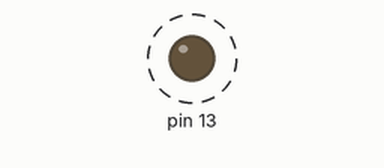
This sketch was run on a simulated Arduino Uno, built with avr-gcc and run on an emulated ATmega328P. On the bench: output pins drawn as LEDs (lit = HIGH). Dashed ring = blinking.

Above: at 0.5 s.
Timing chart, 0 to 4.7 s (numbered marks = the images above):
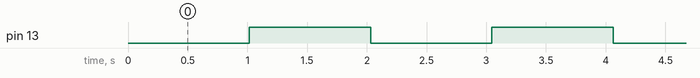

The sketch:

Clock.ino
```cpp
int A=31, B;
void setup()
{
    pinMode(13, HIGH);
    noInterrupts();
    TCCR1A=0;
    TCCR1B=0;
    TCNT1= 0;
    TCCR1B |=(1<<CS11);
    TIMSK1 |= (1<<TOIE1);
    interrupts();
}

ISR(TIMER1_OVF_vect)
{
    TCNT1= 0;
    B=(--A);
    if (B==0){
    digitalWrite(13, digitalRead(13)^1 );
    A=31;
        }
    }
void loop(){
    //bow
}
```

Measured:
- by itself, pin 13: alternates HIGH for 1.0 s and LOW for 1.0 s
